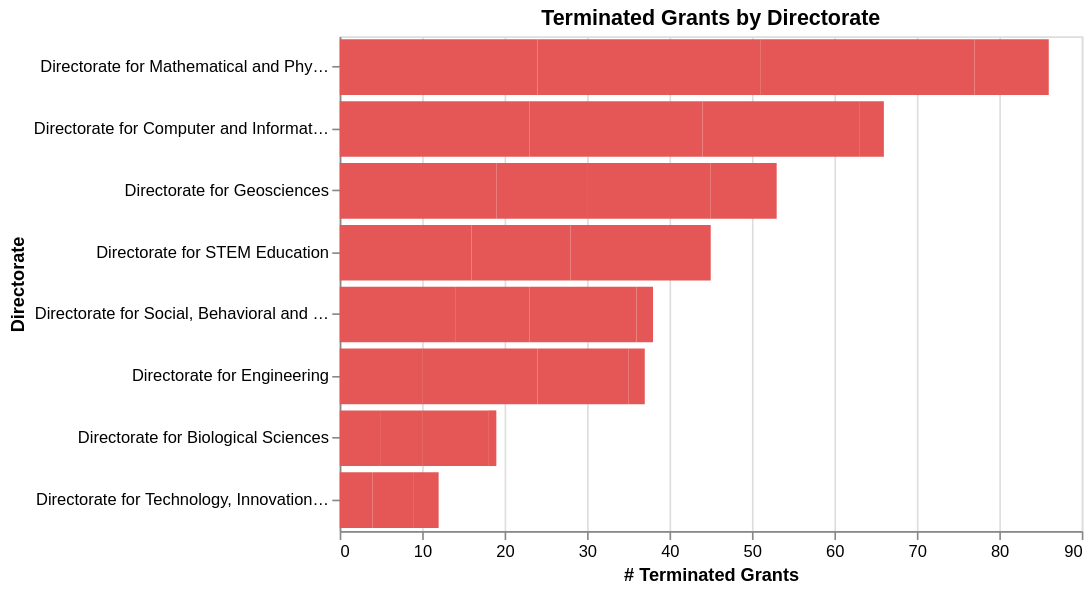

Write notebook code for a chart like this one.
### Code cell
chart_q3 = (
    alt.Chart(dir_year_status, title="Terminated Grants by Directorate")
    .add_params(year_sel, dir_sel)
    .transform_filter(year_sel)               # samme år som Q2
    .transform_filter(alt.datum.status == 1)  # kun terminated
    .mark_bar()
    .encode(
        x=alt.X("n_grants:Q", title="# Terminated Grants"),
        y=alt.Y("org_dir_long_name:N", sort="-x", title="Directorate"),
        color=alt.condition(
            dir_sel,
            alt.value("#E45756"),   # valgt directorate
            alt.value("#F4C4C4")    # andre directorates
        ),
        tooltip=[
            alt.Tooltip("org_dir_long_name:N", title="Directorate"),
            alt.Tooltip("dir_abbr:N", title="Abbr"),
            alt.Tooltip("year:O", title="Year"),
            alt.Tooltip("n_grants:Q", title="# Terminated Grants"),
            alt.Tooltip("total_amount:Q", title="Terminated amount", format=",.0f"),
        ]
    )
    .properties(width=450, height=300)
)

chart_q3

### Figure 1 — Vega-Lite specification as saved in the notebook (floating-point values rounded to 4 significant figures)
{"config": {"view": {"continuousWidth": 300, "continuousHeight": 300}}, "data": {"name": "data-d51c5a9368ac2be970eaf265f530dfed"}, "mark": {"type": "bar"}, "encoding": {"color": {"condition": {"param": "param_6", "value": "#E45756"}, "value": "#F4C4C4"}, "tooltip": [{"field": "org_dir_long_name", "title": "Directorate", "type": "nominal"}, {"field": "dir_abbr", "title": "Abbr", "type": "nominal"}, {"field": "year", "title": "Year", "type": "ordinal"}, {"field": "n_grants", "title": "# Terminated Grants", "type": "quantitative"}, {"field": "total_amount", "format": ",.0f", "title": "Terminated amount", "type": "quantitative"}], "x": {"field": "n_grants", "title": "# Terminated Grants", "type": "quantitative"}, "y": {"field": "org_dir_long_name", "sort": "-x", "title": "Directorate", "type": "nominal"}}, "height": 300, "params": [{"name": "param_4", "select": {"type": "point", "fields": ["year"]}, "bind": {"input": "select", "options": [2021, 2022, 2023, 2024, 2025], "name": "Year: "}}, {"name": "param_6", "select": {"type": "point", "fields": ["dir_abbr"]}}], "title": "Terminated Grants by Directorate", "transform": [{"filter": {"param": "param_4"}}, {"filter": "(datum.status === 1)"}], "width": 450, "$schema": "https://vega.github.io/schema/vega-lite/v5.20.1.json", "datasets": {"data-d51c5a9368ac2be970eaf265f530dfed": [{"dir_abbr": "BIO", "org_dir_long_name": "Directorate for Biological Sciences", "year": 2021, "status": false, "n_grants": 11, "total_amount": 46100000.0}, {"dir_abbr": "BIO", "org_dir_long_name": "Directorate for Biological Sciences", "year": 2022, "status": false, "n_grants": 1161, "total_amount": 799500000.0}, {"dir_abbr": "BIO", "org_dir_long_name": "Directorate for Biological Sciences", "year": 2022, "status": 1.0, "n_grants": 5, "total_amount": 2439000.0}, {"dir_abbr": "BIO", "org_dir_long_name": "Directorate for Biological Sciences", "year": 2023, "status": false, "n_grants": 1072, "total_amount": 936200000.0}, {"dir_abbr": "BIO", "org_dir_long_name": "Directorate for Biological Sciences", "year": 2023, "status": 1.0, "n_grants": 5, "total_amount": 3185000.0}, {"dir_abbr": "BIO", "org_dir_long_name": "Directorate for Biological Sciences", "year": 2024, "status": false, "n_grants": 1006, "total_amount": 698700000.0}, {"dir_abbr": "BIO", "org_dir_long_name": "Directorate for Biological Sciences", "year": 2024, "status": 1.0, "n_grants": 8, "total_amount": 5613000.0}, {"dir_abbr": "BIO", "org_dir_long_name": "Directorate for Biological Sciences", "year": 2025, "status": false, "n_grants": 774, "total_amount": 452500000.0}, {"dir_abbr": "BIO", "org_dir_long_name": "Directorate for Biological Sciences", "year": 2025, "status": 1.0, "n_grants": 1, "total_amount": 987600.0}, {"dir_abbr": "CSE", "org_dir_long_name": "Directorate for Computer and Information Science and Engineering", "year": 2021, "status": false, "n_grants": 6, "total_amount": 6931000.0}, {"dir_abbr": "CSE", "org_dir_long_name": "Directorate for Computer and Information Science and Engineering", "year": 2022, "status": false, "n_grants": 1948, "total_amount": 1067000000.0}, {"dir_abbr": "CSE", "org_dir_long_name": "Directorate for Computer and Information Science and Engineering", "year": 2022, "status": 1.0, "n_grants": 23, "total_amount": 11920000.0}, {"dir_abbr": "CSE", "org_dir_long_name": "Directorate for Computer and Information Science and Engineering", "year": 2023, "status": false, "n_grants": 2022, "total_amount": 1126000000.0}, {"dir_abbr": "CSE", "org_dir_long_name": "Directorate for Computer and Information Science and Engineering", "year": 2023, "status": 1.0, "n_grants": 21, "total_amount": 8991000.0}, {"dir_abbr": "CSE", "org_dir_long_name": "Directorate for Computer and Information Science and Engineering", "year": 2024, "status": false, "n_grants": 1793, "total_amount": 1017000000.0}, {"dir_abbr": "CSE", "org_dir_long_name": "Directorate for Computer and Information Science and Engineering", "year": 2024, "status": 1.0, "n_grants": 19, "total_amount": 9384000.0}, {"dir_abbr": "CSE", "org_dir_long_name": "Directorate for Computer and Information Science and Engineering", "year": 2025, "status": false, "n_grants": 1468, "total_amount": 695900000.0}, {"dir_abbr": "CSE", "org_dir_long_name": "Directorate for Computer and Information Science and Engineering", "year": 2025, "status": 1.0, "n_grants": 3, "total_amount": 464700.0}, {"dir_abbr": "EDU", "org_dir_long_name": "Directorate for STEM Education", "year": 2021, "status": false, "n_grants": 5, "total_amount": 5781000.0}, {"dir_abbr": "EDU", "org_dir_long_name": "Directorate for STEM Education", "year": 2022, "status": false, "n_grants": 1244, "total_amount": 1378000000.0}, {"dir_abbr": "EDU", "org_dir_long_name": "Directorate for STEM Education", "year": 2022, "status": 1.0, "n_grants": 16, "total_amount": 11390000.0}, {"dir_abbr": "EDU", "org_dir_long_name": "Directorate for STEM Education", "year": 2023, "status": false, "n_grants": 1132, "total_amount": 896700000.0}, {"dir_abbr": "EDU", "org_dir_long_name": "Directorate for STEM Education", "year": 2023, "status": 1.0, "n_grants": 12, "total_amount": 20190000.0}, {"dir_abbr": "EDU", "org_dir_long_name": "Directorate for STEM Education", "year": 2024, "status": false, "n_grants": 1253, "total_amount": 1014000000.0}, {"dir_abbr": "EDU", "org_dir_long_name": "Directorate for STEM Education", "year": 2024, "status": 1.0, "n_grants": 17, "total_amount": 16100000.0}, {"dir_abbr": "EDU", "org_dir_long_name": "Directorate for STEM Education", "year": 2025, "status": false, "n_grants": 777, "total_amount": 724200000.0}, {"dir_abbr": "ENG", "org_dir_long_name": "Directorate for Engineering", "year": 2021, "status": false, "n_grants": 5, "total_amount": 43710000.0}, {"dir_abbr": "ENG", "org_dir_long_name": "Directorate for Engineering", "year": 2022, "status": false, "n_grants": 1668, "total_amount": 817500000.0}, {"dir_abbr": "ENG", "org_dir_long_name": "Directorate for Engineering", "year": 2022, "status": 1.0, "n_grants": 10, "total_amount": 6020000.0}, {"dir_abbr": "ENG", "org_dir_long_name": "Directorate for Engineering", "year": 2023, "status": false, "n_grants": 1671, "total_amount": 701700000.0}, {"dir_abbr": "ENG", "org_dir_long_name": "Directorate for Engineering", "year": 2023, "status": 1.0, "n_grants": 14, "total_amount": 8493000.0}, {"dir_abbr": "ENG", "org_dir_long_name": "Directorate for Engineering", "year": 2024, "status": false, "n_grants": 1633, "total_amount": 696500000.0}, {"dir_abbr": "ENG", "org_dir_long_name": "Directorate for Engineering", "year": 2024, "status": 1.0, "n_grants": 11, "total_amount": 4929000.0}, {"dir_abbr": "ENG", "org_dir_long_name": "Directorate for Engineering", "year": 2025, "status": false, "n_grants": 1455, "total_amount": 624700000.0}, {"dir_abbr": "ENG", "org_dir_long_name": "Directorate for Engineering", "year": 2025, "status": 1.0, "n_grants": 2, "total_amount": 556500.0}, {"dir_abbr": "GEO", "org_dir_long_name": "Directorate for Geosciences", "year": 2021, "status": false, "n_grants": 25, "total_amount": 61890000.0}, {"dir_abbr": "GEO", "org_dir_long_name": "Directorate for Geosciences", "year": 2022, "status": false, "n_grants": 1401, "total_amount": 901900000.0}, {"dir_abbr": "GEO", "org_dir_long_name": "Directorate for Geosciences", "year": 2022, "status": 1.0, "n_grants": 19, "total_amount": 22610000.0}, {"dir_abbr": "GEO", "org_dir_long_name": "Directorate for Geosciences", "year": 2023, "status": false, "n_grants": 1354, "total_amount": 889300000.0}, {"dir_abbr": "GEO", "org_dir_long_name": "Directorate for Geosciences", "year": 2023, "status": 1.0, "n_grants": 11, "total_amount": 6746000.0}, {"dir_abbr": "GEO", "org_dir_long_name": "Directorate for Geosciences", "year": 2024, "status": false, "n_grants": 1295, "total_amount": 581100000.0}, {"dir_abbr": "GEO", "org_dir_long_name": "Directorate for Geosciences", "year": 2024, "status": 1.0, "n_grants": 15, "total_amount": 8811000.0}, {"dir_abbr": "GEO", "org_dir_long_name": "Directorate for Geosciences", "year": 2025, "status": false, "n_grants": 994, "total_amount": 634600000.0}, {"dir_abbr": "GEO", "org_dir_long_name": "Directorate for Geosciences", "year": 2025, "status": 1.0, "n_grants": 8, "total_amount": 3248000.0}, {"dir_abbr": "MPS", "org_dir_long_name": "Directorate for Mathematical and Physical Sciences", "year": 2021, "status": false, "n_grants": 48, "total_amount": 80740000.0}, {"dir_abbr": "MPS", "org_dir_long_name": "Directorate for Mathematical and Physical Sciences", "year": 2022, "status": false, "n_grants": 2500, "total_amount": 1254000000.0}, {"dir_abbr": "MPS", "org_dir_long_name": "Directorate for Mathematical and Physical Sciences", "year": 2022, "status": 1.0, "n_grants": 24, "total_amount": 15400000.0}, {"dir_abbr": "MPS", "org_dir_long_name": "Directorate for Mathematical and Physical Sciences", "year": 2023, "status": false, "n_grants": 2608, "total_amount": 1613000000.0}, {"dir_abbr": "MPS", "org_dir_long_name": "Directorate for Mathematical and Physical Sciences", "year": 2023, "status": 1.0, "n_grants": 27, "total_amount": 13910000.0}, {"dir_abbr": "MPS", "org_dir_long_name": "Directorate for Mathematical and Physical Sciences", "year": 2024, "status": false, "n_grants": 2446, "total_amount": 1080000000.0}, {"dir_abbr": "MPS", "org_dir_long_name": "Directorate for Mathematical and Physical Sciences", "year": 2024, "status": 1.0, "n_grants": 26, "total_amount": 8676000.0}, {"dir_abbr": "MPS", "org_dir_long_name": "Directorate for Mathematical and Physical Sciences", "year": 2025, "status": false, "n_grants": 2150, "total_amount": 851800000.0}, {"dir_abbr": "MPS", "org_dir_long_name": "Directorate for Mathematical and Physical Sciences", "year": 2025, "status": 1.0, "n_grants": 9, "total_amount": 2388000.0}, {"dir_abbr": "O/D", "org_dir_long_name": "Office Of The Director", "year": 2021, "status": false, "n_grants": 1, "total_amount": 300000.0}, {"dir_abbr": "O/D", "org_dir_long_name": "Office Of The Director", "year": 2022, "status": false, "n_grants": 154, "total_amount": 221900000.0}, {"dir_abbr": "O/D", "org_dir_long_name": "Office Of The Director", "year": 2023, "status": false, "n_grants": 216, "total_amount": 227500000.0}, {"dir_abbr": "O/D", "org_dir_long_name": "Office Of The Director", "year": 2024, "status": false, "n_grants": 329, "total_amount": 331200000.0}, {"dir_abbr": "O/D", "org_dir_long_name": "Office Of The Director", "year": 2025, "status": false, "n_grants": 219, "total_amount": 166300000.0}, {"dir_abbr": "SBE", "org_dir_long_name": "Directorate for Social, Behavioral and Economic Sciences", "year": 2021, "status": false, "n_grants": 7, "total_amount": 2452000.0}, {"dir_abbr": "SBE", "org_dir_long_name": "Directorate for Social, Behavioral and Economic Sciences", "year": 2022, "status": false, "n_grants": 794, "total_amount": 256000000.0}, {"dir_abbr": "SBE", "org_dir_long_name": "Directorate for Social, Behavioral and Economic Sciences", "year": 2022, "status": 1.0, "n_grants": 14, "total_amount": 5302000.0}, {"dir_abbr": "SBE", "org_dir_long_name": "Directorate for Social, Behavioral and Economic Sciences", "year": 2023, "status": false, "n_grants": 789, "total_amount": 245000000.0}, {"dir_abbr": "SBE", "org_dir_long_name": "Directorate for Social, Behavioral and Economic Sciences", "year": 2023, "status": 1.0, "n_grants": 9, "total_amount": 2891000.0}, {"dir_abbr": "SBE", "org_dir_long_name": "Directorate for Social, Behavioral and Economic Sciences", "year": 2024, "status": false, "n_grants": 750, "total_amount": 197200000.0}, {"dir_abbr": "SBE", "org_dir_long_name": "Directorate for Social, Behavioral and Economic Sciences", "year": 2024, "status": 1.0, "n_grants": 13, "total_amount": 5145000.0}, {"dir_abbr": "SBE", "org_dir_long_name": "Directorate for Social, Behavioral and Economic Sciences", "year": 2025, "status": false, "n_grants": 507, "total_amount": 127300000.0}, {"dir_abbr": "SBE", "org_dir_long_name": "Directorate for Social, Behavioral and Economic Sciences", "year": 2025, "status": 1.0, "n_grants": 2, "total_amount": 56550.0}, {"dir_abbr": "TIP", "org_dir_long_name": "Directorate for Technology, Innovation, and Partnerships", "year": 2021, "status": false, "n_grants": 10, "total_amount": 1957000.0}, {"dir_abbr": "TIP", "org_dir_long_name": "Directorate for Technology, Innovation, and Partnerships", "year": 2022, "status": false, "n_grants": 807, "total_amount": 437600000.0}, {"dir_abbr": "TIP", "org_dir_long_name": "Directorate for Technology, Innovation, and Partnerships", "year": 2023, "status": false, "n_grants": 980, "total_amount": 597000000.0}, {"dir_abbr": "TIP", "org_dir_long_name": "Directorate for Technology, Innovation, and Partnerships", "year": 2023, "status": 1.0, "n_grants": 4, "total_amount": 2150000.0}, {"dir_abbr": "TIP", "org_dir_long_name": "Directorate for Technology, Innovation, and Partnerships", "year": 2024, "status": false, "n_grants": 1004, "total_amount": 677800000.0}, {"dir_abbr": "TIP", "org_dir_long_name": "Directorate for Technology, Innovation, and Partnerships", "year": 2024, "status": 1.0, "n_grants": 5, "total_amount": 3397000.0}, {"dir_abbr": "TIP", "org_dir_long_name": "Directorate for Technology, Innovation, and Partnerships", "year": 2025, "status": false, "n_grants": 825, "total_amount": 426700000.0}, {"dir_abbr": "TIP", "org_dir_long_name": "Directorate for Technology, Innovation, and Partnerships", "year": 2025, "status": 1.0, "n_grants": 3, "total_amount": 150000.0}]}}
